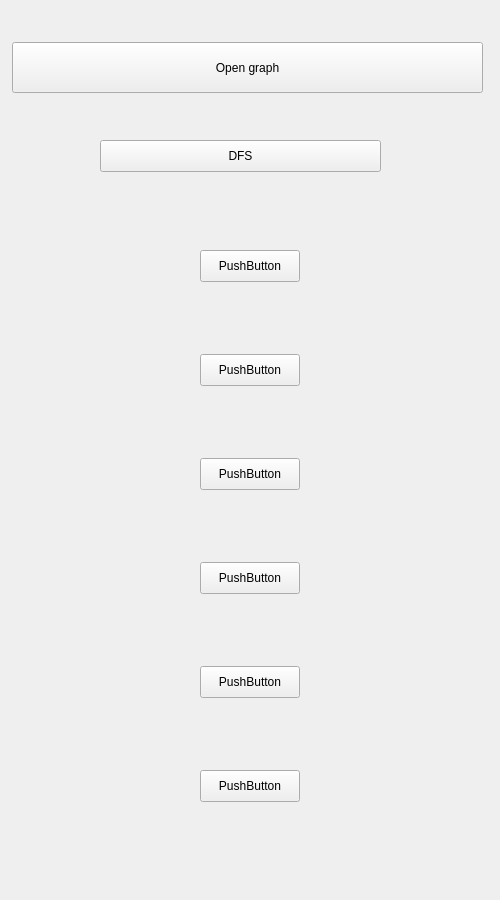
<?xml version="1.0" encoding="UTF-8"?>
<ui version="4.0">
 <class>InteractionPanel</class>
 <widget class="QWidget" name="InteractionPanel">
  <property name="geometry">
   <rect>
    <x>0</x>
    <y>0</y>
    <width>500</width>
    <height>900</height>
   </rect>
  </property>
  <property name="windowTitle">
   <string>Form</string>
  </property>
  <widget class="QPushButton" name="OpenGraph">
   <property name="geometry">
    <rect>
     <x>12</x>
     <y>42</y>
     <width>471</width>
     <height>51</height>
    </rect>
   </property>
   <property name="text">
    <string>Open graph</string>
   </property>
  </widget>
  <widget class="QPushButton" name="pushButton_4">
   <property name="geometry">
    <rect>
     <x>200</x>
     <y>354</y>
     <width>100</width>
     <height>32</height>
    </rect>
   </property>
   <property name="text">
    <string>PushButton</string>
   </property>
  </widget>
  <widget class="QPushButton" name="DFS">
   <property name="geometry">
    <rect>
     <x>100</x>
     <y>140</y>
     <width>281</width>
     <height>32</height>
    </rect>
   </property>
   <property name="text">
    <string>DFS</string>
   </property>
  </widget>
  <widget class="QPushButton" name="pushButton_3">
   <property name="geometry">
    <rect>
     <x>200</x>
     <y>250</y>
     <width>100</width>
     <height>32</height>
    </rect>
   </property>
   <property name="text">
    <string>PushButton</string>
   </property>
  </widget>
  <widget class="QPushButton" name="pushButton_5">
   <property name="geometry">
    <rect>
     <x>200</x>
     <y>458</y>
     <width>100</width>
     <height>32</height>
    </rect>
   </property>
   <property name="text">
    <string>PushButton</string>
   </property>
  </widget>
  <widget class="QPushButton" name="pushButton_6">
   <property name="geometry">
    <rect>
     <x>200</x>
     <y>562</y>
     <width>100</width>
     <height>32</height>
    </rect>
   </property>
   <property name="text">
    <string>PushButton</string>
   </property>
  </widget>
  <widget class="QPushButton" name="pushButton_7">
   <property name="geometry">
    <rect>
     <x>200</x>
     <y>666</y>
     <width>100</width>
     <height>32</height>
    </rect>
   </property>
   <property name="text">
    <string>PushButton</string>
   </property>
  </widget>
  <widget class="QPushButton" name="pushButton_8">
   <property name="geometry">
    <rect>
     <x>200</x>
     <y>770</y>
     <width>100</width>
     <height>32</height>
    </rect>
   </property>
   <property name="text">
    <string>PushButton</string>
   </property>
  </widget>
 </widget>
 <resources/>
 <connections/>
</ui>
